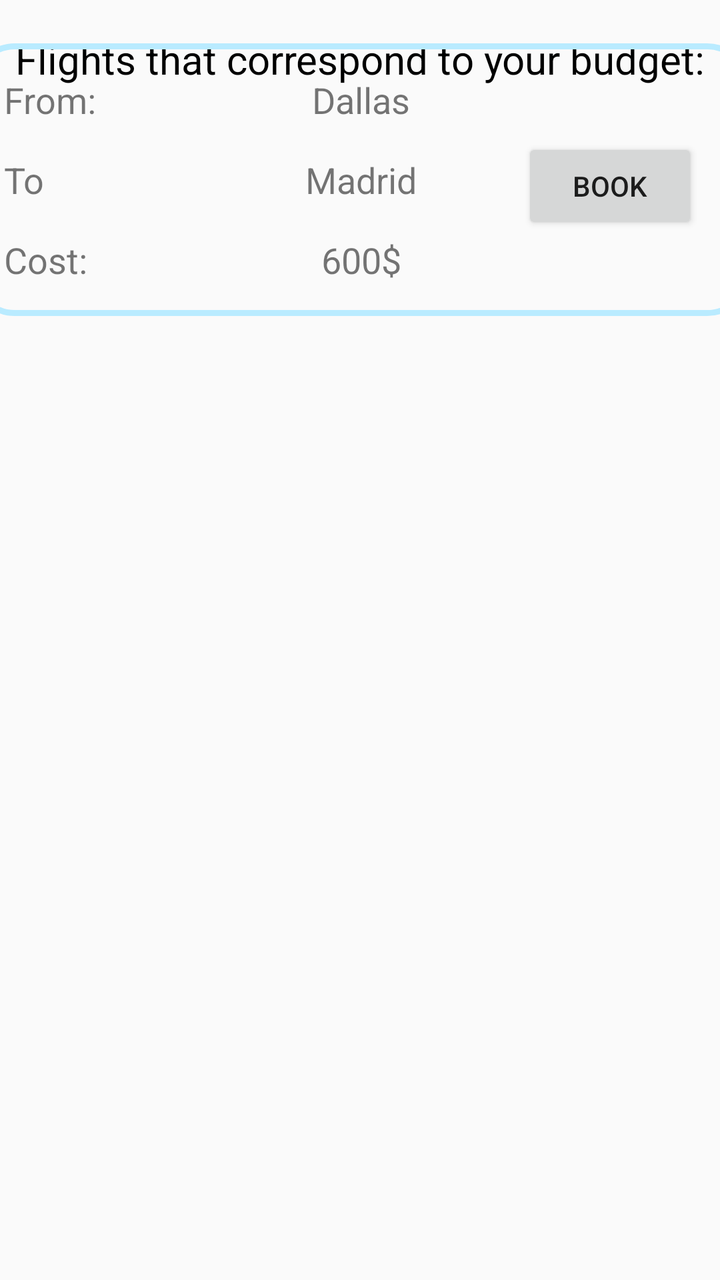
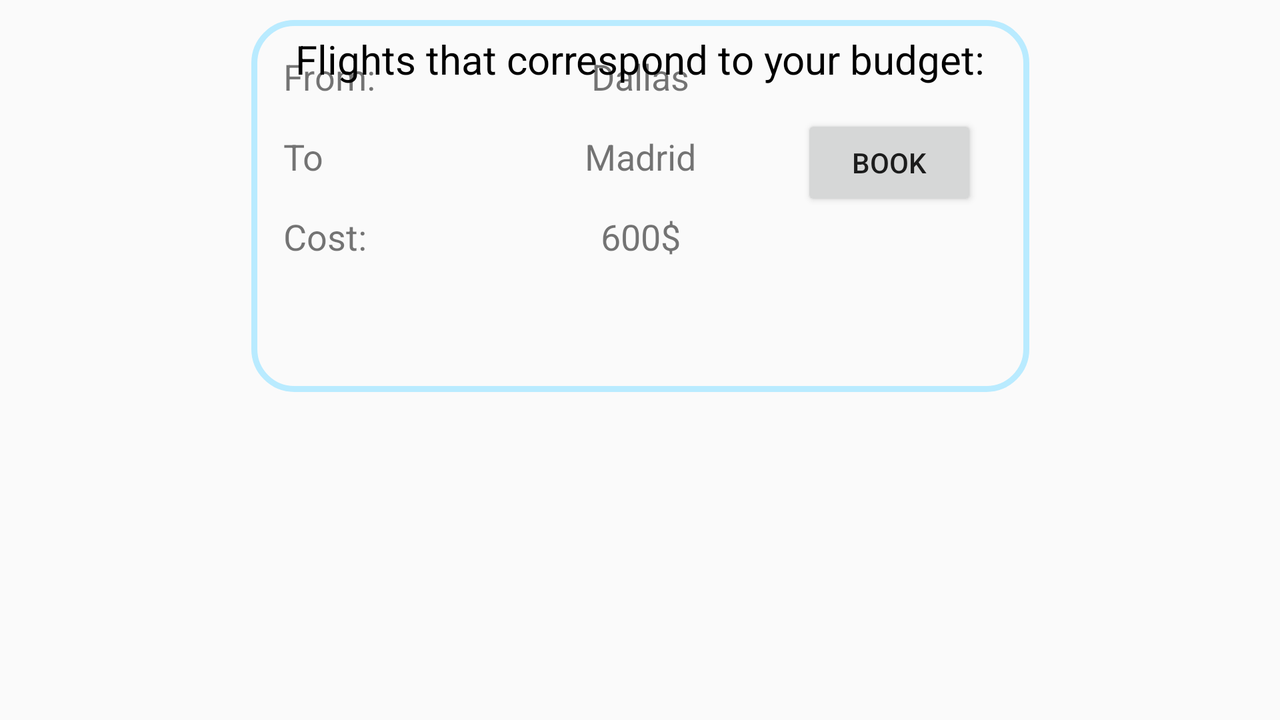

Compare how this app lays out the same screen by default and in its alternative resource folder. The renders come first, then the two layout files and the values they reference.
<!-- AndroidManifest.xml: application theme Theme.AppCompat.DayNight.DarkActionBar -->
<!-- res/layout/fragment_fragment750_budget.xml -->
<?xml version="1.0" encoding="utf-8"?>
<androidx.constraintlayout.widget.ConstraintLayout xmlns:android="http://schemas.android.com/apk/res/android"
    xmlns:app="http://schemas.android.com/apk/res-auto"
    xmlns:tools="http://schemas.android.com/tools"
    android:layout_width="match_parent"
    android:layout_height="match_parent"
    tools:context=".Fragment750Budget">

    <TextView
        android:id="@+id/textView2"
        android:layout_width="wrap_content"
        android:layout_height="wrap_content"
        android:layout_marginTop="16dp"
        android:text="@string/fragment_title"
        android:textColor="@color/black"
        android:textSize="20sp"
        app:layout_constraintEnd_toEndOf="parent"
        app:layout_constraintStart_toStartOf="parent"
        app:layout_constraintTop_toTopOf="parent" />

    <LinearLayout
        android:id="@+id/_750"
        android:layout_width="409dp"
        android:layout_height="660dp"
        android:orientation="vertical"
        app:layout_constraintBottom_toBottomOf="parent"
        app:layout_constraintEnd_toEndOf="parent"
        app:layout_constraintStart_toStartOf="parent"
        app:layout_constraintTop_toBottomOf="@+id/textView2">

        <androidx.constraintlayout.widget.ConstraintLayout
            android:layout_width="match_parent"
            android:layout_height="wrap_content"
            android:background="@drawable/border"
            android:padding="16dp"
            android:layout_margin="10dp">

            <TextView
                android:id="@+id/textView53"
                android:layout_width="wrap_content"
                android:layout_height="wrap_content"
                android:text="@string/from"
                android:textSize="18sp"
                app:layout_constraintStart_toStartOf="parent"
                app:layout_constraintTop_toTopOf="parent" />

            <TextView
                android:id="@+id/textView56"
                android:layout_width="wrap_content"
                android:layout_height="wrap_content"
                android:text="@string/dallas"
                android:textSize="18sp"
                app:layout_constraintBottom_toBottomOf="@+id/textView53"
                app:layout_constraintEnd_toEndOf="parent"
                app:layout_constraintStart_toStartOf="parent"
                app:layout_constraintTop_toTopOf="@+id/textView53" />

            <TextView
                android:id="@+id/textView54"
                android:layout_width="wrap_content"
                android:layout_height="wrap_content"
                android:layout_marginTop="40dp"
                android:text="@string/to"
                android:textSize="18sp"
                app:layout_constraintStart_toStartOf="parent"
                app:layout_constraintTop_toTopOf="parent" />

            <TextView
                android:id="@+id/textView58"
                android:layout_width="wrap_content"
                android:layout_height="wrap_content"
                android:text="@string/madrid"
                android:textSize="18sp"
                app:layout_constraintBottom_toBottomOf="@+id/textView54"
                app:layout_constraintEnd_toEndOf="parent"
                app:layout_constraintStart_toStartOf="parent"
                app:layout_constraintTop_toTopOf="@+id/textView54" />

            <TextView
                android:id="@+id/textView55"
                android:layout_width="wrap_content"
                android:layout_height="wrap_content"
                android:layout_marginTop="80dp"
                android:text="@string/cost"
                android:textSize="18sp"
                app:layout_constraintStart_toStartOf="parent"
                app:layout_constraintTop_toTopOf="parent" />

            <TextView
                android:layout_width="wrap_content"
                android:layout_height="wrap_content"
                android:text="@string/_600"
                android:textSize="18sp"
                app:layout_constraintBottom_toBottomOf="@+id/textView55"
                app:layout_constraintEnd_toEndOf="parent"
                app:layout_constraintStart_toStartOf="parent"
                app:layout_constraintTop_toTopOf="@+id/textView55" />

            <Button
                android:id="@+id/button5"
                android:layout_width="wrap_content"
                android:layout_height="wrap_content"
                android:layout_marginTop="6dp"
                android:layout_marginEnd="10dp"
                android:text="@string/book"
                app:layout_constraintBottom_toBottomOf="@+id/textView58"
                app:layout_constraintEnd_toEndOf="parent"
                app:layout_constraintTop_toTopOf="@+id/textView58" />
        </androidx.constraintlayout.widget.ConstraintLayout>

    </LinearLayout>

</androidx.constraintlayout.widget.ConstraintLayout>
<!-- resources referenced by this layout -->
<resources>
  <color name="black">#FF000000</color>
  <!-- drawable border (drawable) -->
  <?xml version="1.0" encoding="utf-8"?>
  <shape xmlns:android="http://schemas.android.com/apk/res/android" android:shape="rectangle" >
      <solid android:color="@android:color/transparent" />
      <stroke android:width="3dip" android:color="@color/sky"/>
      <corners android:radius="20dp"/>
  </shape>
  <string name="_600">600$</string>
  <string name="book">Book</string>
  <string name="cost">Cost:</string>
  <string name="dallas">Dallas</string>
  <string name="fragment_title">Flights that correspond to your budget:</string>
  <string name="from">From:</string>
  <string name="madrid">Madrid</string>
  <string name="to">To</string>
  <color name="sky">#B9EBFF</color>
</resources>
<!-- res/layout-land/fragment_fragment750_budget.xml (the repository's variant of the layout above) -->
<!-- drawn on the phone turned sideways -->
<?xml version="1.0" encoding="utf-8"?>
<androidx.constraintlayout.widget.ConstraintLayout xmlns:android="http://schemas.android.com/apk/res/android"
    xmlns:app="http://schemas.android.com/apk/res-auto"
    xmlns:tools="http://schemas.android.com/tools"
    android:layout_width="match_parent"
    android:layout_height="match_parent"
    tools:context=".Fragment750Budget">

    <TextView
        android:id="@+id/textView2"
        android:layout_width="wrap_content"
        android:layout_height="wrap_content"
        android:layout_marginTop="16dp"
        android:text="@string/fragment_title"
        android:textColor="@color/black"
        android:textSize="20sp"
        app:layout_constraintEnd_toEndOf="parent"
        app:layout_constraintStart_toStartOf="parent"
        app:layout_constraintTop_toTopOf="parent" />

    <LinearLayout
        android:id="@+id/_750"
        android:layout_width="409dp"
        android:layout_height="660dp"
        android:orientation="horizontal"
        app:layout_constraintBottom_toBottomOf="parent"
        app:layout_constraintEnd_toEndOf="parent"
        app:layout_constraintStart_toStartOf="parent"
        app:layout_constraintTop_toTopOf="parent"
        app:layout_constraintVertical_bias="0.0">

        <androidx.constraintlayout.widget.ConstraintLayout
            android:layout_width="match_parent"
            android:layout_height="186dp"
            android:layout_margin="10dp"
            android:background="@drawable/border"
            android:padding="16dp"
            android:paddingTop="20dp">

            <TextView
                android:id="@+id/textView53"
                android:layout_width="wrap_content"
                android:layout_height="wrap_content"
                android:text="@string/from"
                android:textSize="18sp"
                app:layout_constraintStart_toStartOf="parent"
                app:layout_constraintTop_toTopOf="parent" />

            <TextView
                android:id="@+id/textView56"
                android:layout_width="wrap_content"
                android:layout_height="wrap_content"
                android:text="@string/dallas"
                android:textSize="18sp"
                app:layout_constraintBottom_toBottomOf="@+id/textView53"
                app:layout_constraintEnd_toEndOf="parent"
                app:layout_constraintStart_toStartOf="parent"
                app:layout_constraintTop_toTopOf="@+id/textView53" />

            <TextView
                android:id="@+id/textView54"
                android:layout_width="wrap_content"
                android:layout_height="wrap_content"
                android:layout_marginTop="40dp"
                android:text="@string/to"
                android:textSize="18sp"
                app:layout_constraintStart_toStartOf="parent"
                app:layout_constraintTop_toTopOf="parent" />

            <TextView
                android:id="@+id/textView58"
                android:layout_width="wrap_content"
                android:layout_height="wrap_content"
                android:text="@string/madrid"
                android:textSize="18sp"
                app:layout_constraintBottom_toBottomOf="@+id/textView54"
                app:layout_constraintEnd_toEndOf="parent"
                app:layout_constraintStart_toStartOf="parent"
                app:layout_constraintTop_toTopOf="@+id/textView54" />

            <TextView
                android:id="@+id/textView55"
                android:layout_width="wrap_content"
                android:layout_height="wrap_content"
                android:layout_marginTop="80dp"
                android:text="@string/cost"
                android:textSize="18sp"
                app:layout_constraintStart_toStartOf="parent"
                app:layout_constraintTop_toTopOf="parent" />

            <TextView
                android:layout_width="wrap_content"
                android:layout_height="wrap_content"
                android:text="@string/_600"
                android:textSize="18sp"
                app:layout_constraintBottom_toBottomOf="@+id/textView55"
                app:layout_constraintEnd_toEndOf="parent"
                app:layout_constraintStart_toStartOf="parent"
                app:layout_constraintTop_toTopOf="@+id/textView55" />

            <Button
                android:id="@+id/button5"
                android:layout_width="wrap_content"
                android:layout_height="wrap_content"
                android:layout_marginTop="6dp"
                android:layout_marginEnd="10dp"
                android:text="@string/book"
                app:layout_constraintBottom_toBottomOf="@+id/textView58"
                app:layout_constraintEnd_toEndOf="parent"
                app:layout_constraintTop_toTopOf="@+id/textView58" />
        </androidx.constraintlayout.widget.ConstraintLayout>

    </LinearLayout>

</androidx.constraintlayout.widget.ConstraintLayout>
